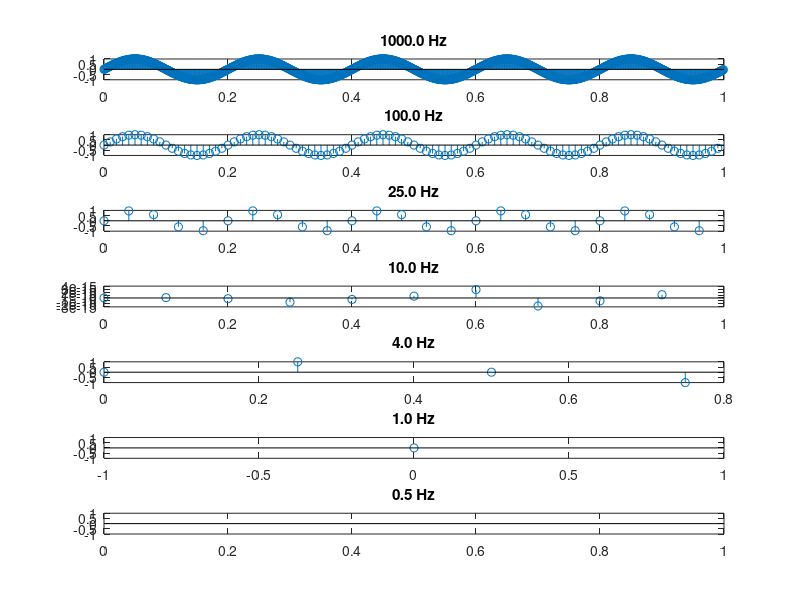

Write MATLAB code to recreate this figure.
%% Guia 1 - Ejercicio de laboratorio 8
%

%% Enunciado y resultados
% Discretice una señal senoidal con frecuencia 5 Hz. y duraci ón 1 seg.
% Utilice las siguientes frecuencias de muestreo:
% 1000, 100, 25, 10, 4, 1 y 0,5 Hz. Grafique y analice el resultado en
% cada uno de los casos.

clear all;
close all;

fm = [1000, 100, 25, 10, 4, 1, 0.5];
tm = 1./fm;
f = 5;
K = length(tm);
for i=1:K
    t = 0:tm(i):1-tm(i);
    s{i} = sin(2*pi*f*t);
    subplot(K,1,i);
    stem(t,s{i});
    title(sprintf('%0.1f Hz',fm(i)));
end

%% Conclusiones
%